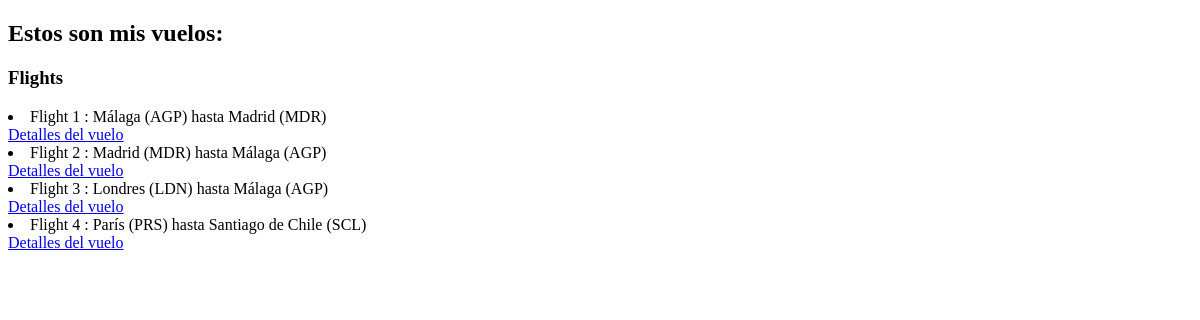
/flights/, run on an earlier commit of the app's database.
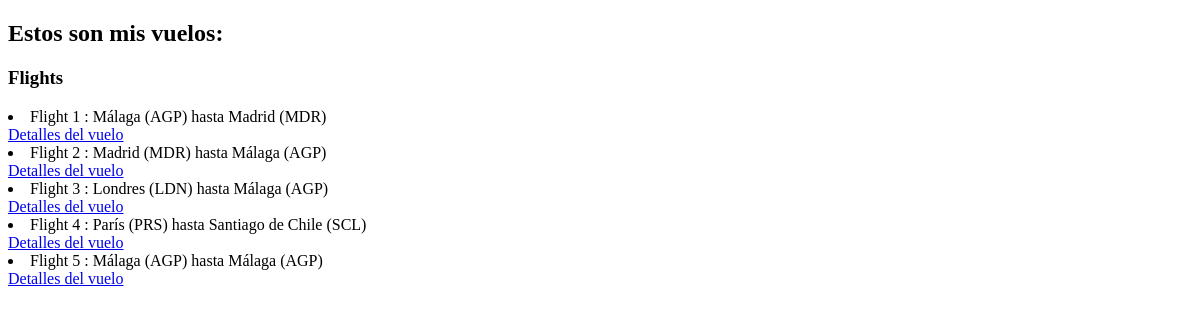
And on a later commit of the database.
### flights/models.py (models this page shows, shortened)
class Flight(models.Model):
    origin = models.ForeignKey(Airport, on_delete=models.CASCADE, related_name="departures")
    destination = models.ForeignKey(Airport, on_delete=models.CASCADE, related_name="arrivals", default=None)
    duration = models.IntegerField()

class Airport(models.Model):
    code = models.CharField(max_length=3)
    city = models.CharField(max_length=64)
    def __str__(self):
        return f"{self.city} ({self.code})"

### flights/views.py (the view)
# urls.py: path("", views.index, name="index"),
def index(request):
    return render(request, "flights/index.html",{
        "flights" : Flight.objects.all()
    })

### flights/templates/flights/index.html
{% extends "flights/layout.html" %}
{% block body %}
    <h3> Flights </h3>
    {% for flight in flights %}
        <li> Flight {{ flight.id }} : {{ flight.origin }} hasta {{ flight.destination }}</li>
        <a href="{% url 'flight_detail' flight.id %}"> Detalles del vuelo</a>
    {% empty %}
        <p> No hay vuelos en este momento </p>
    {% endfor %}
{% endblock %}

What changed in the data, as far as the page shows it:
added Flight: id "5", origin "Málaga (AGP)", destination "Málaga (AGP)"
